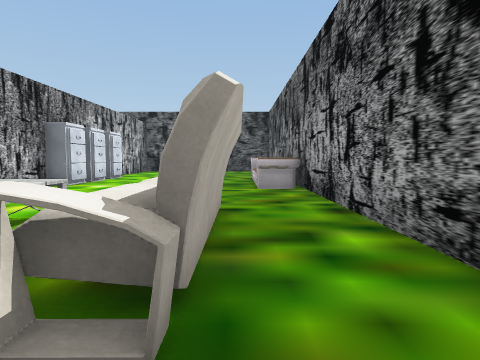
view 1 (above)

22 first-person views from a walk through a Unity game level. The camera is 1.5 m above the floor, tilts 4° down and sees 75° across. Doors are open. The floor is counted in squares, 2 m on a side. Each view is taken from the middle of a square. On the plan, view 1 faces up. The plan holds only what a view shows up to about 10 squares ahead; the rest is blank. The place goes on beyond the plan. The player is left out. Some surface patterns are stand-ins.

view 2
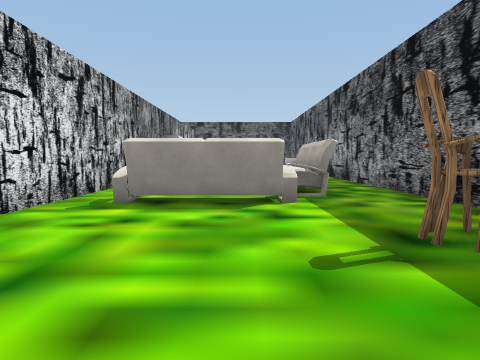

view 3
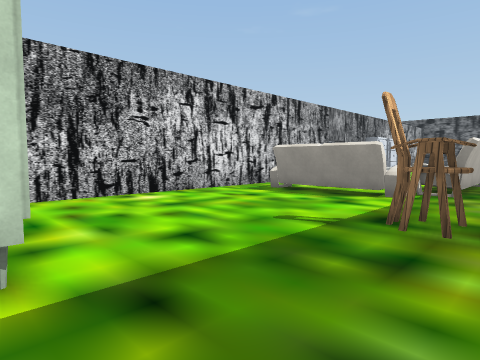

view 4
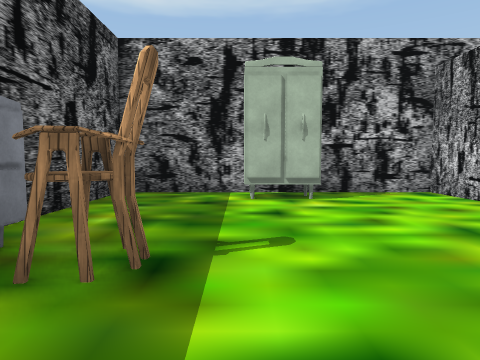

view 5
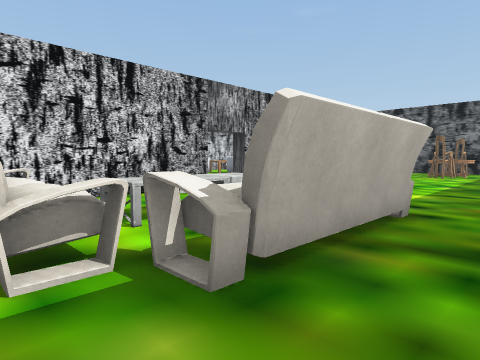

view 6
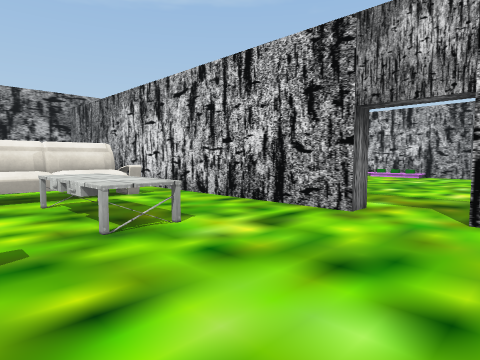

view 7
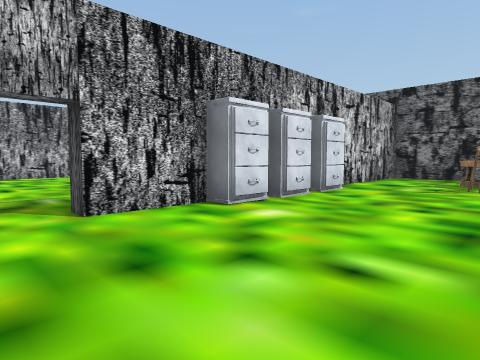

view 8
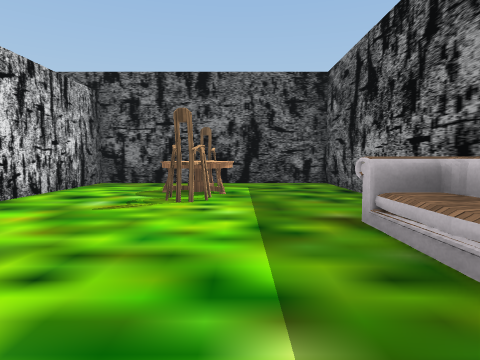

view 9
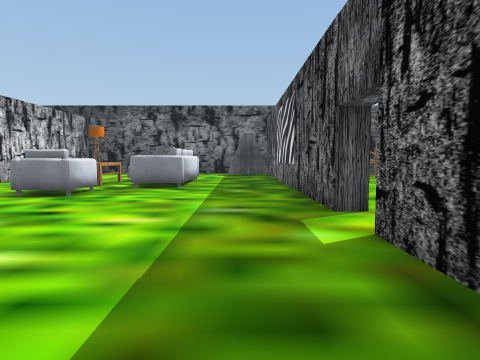

view 10
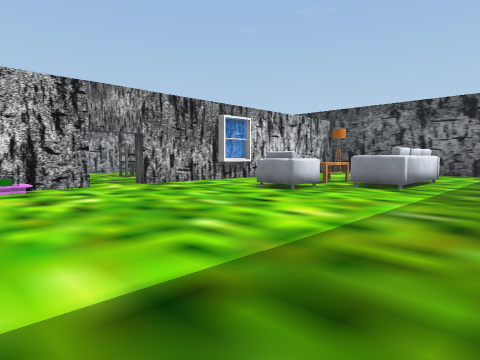

view 11
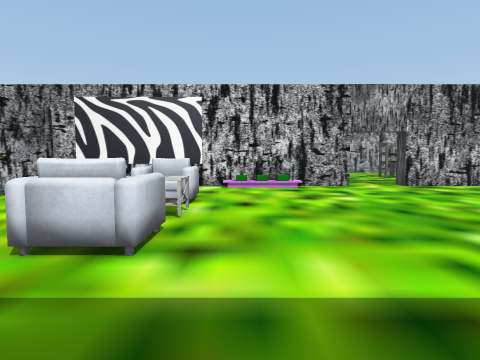

view 12
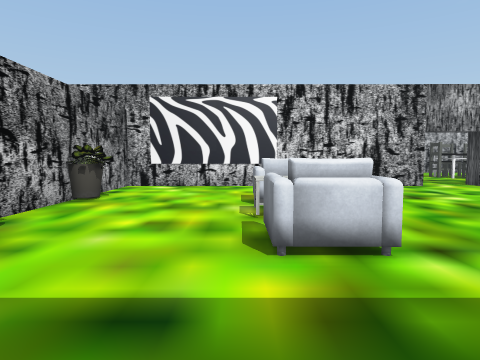

view 13
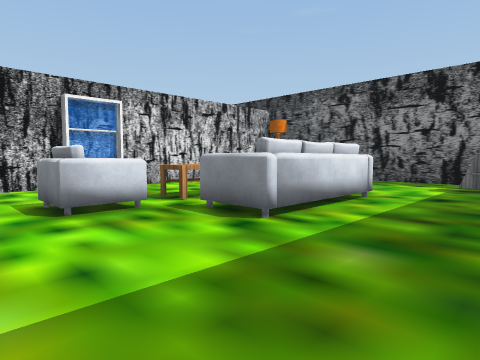

view 14
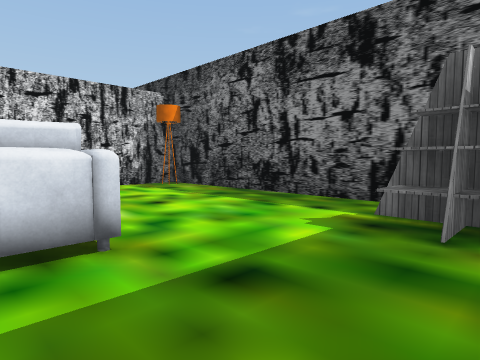

view 15
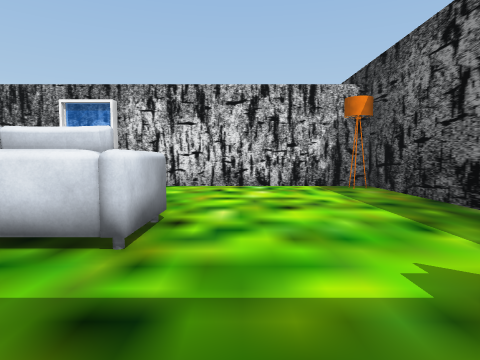

view 16
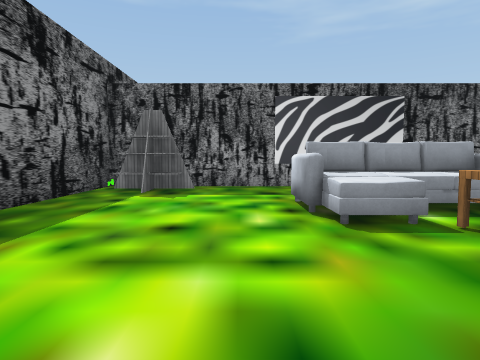

view 17
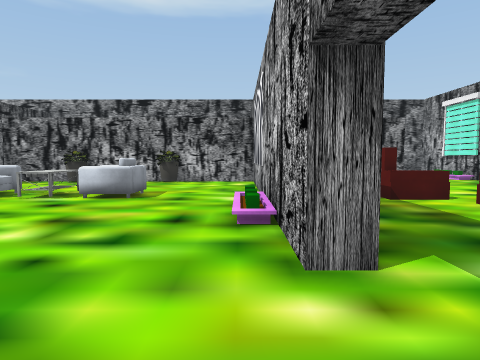

view 18
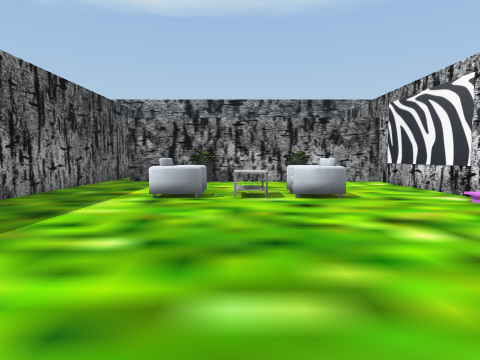

view 19
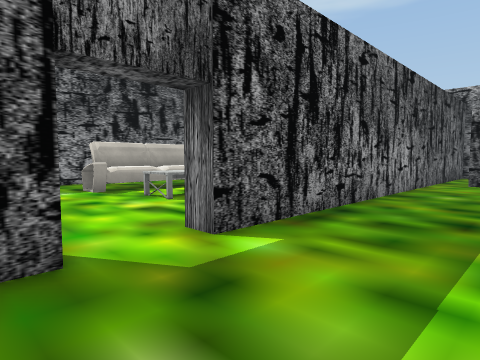

view 20
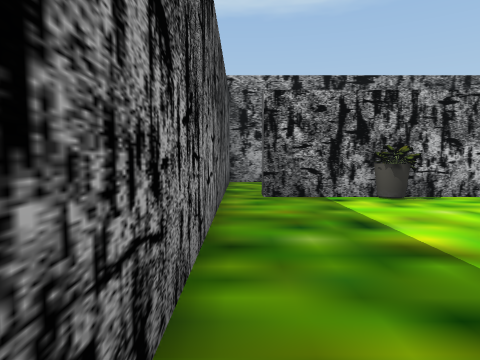

view 21
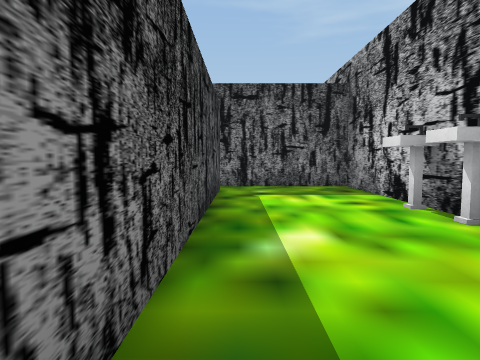

view 22
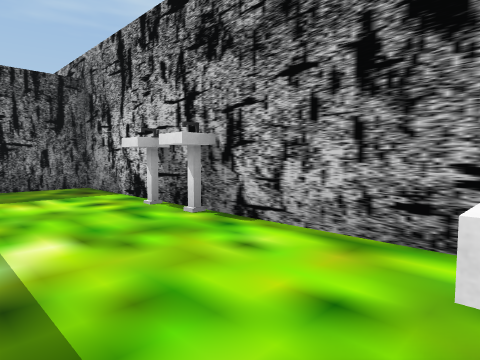

### Floor plan
Points are (right, up) in squares from view 1. A wall is a line through its corners. A room is listed if a view was taken in it or the views show most of it. See-through windows are left out.
Room 1 (views 1, 2, 3, 4, 5)
walls: (1.6, -0.4) (1.6, 1.6); (1.6, -6.5) (1.6, -3.8); (-5.2, 1) (-5.2, -6.9) (1.4, -6.9)
ways out: opening at (0.5, 2) to room 2
objects: other object (-4, 0) to (-2, 1); closet (-2, -6); chair (0, -2); mirror (1, -2)
Room 2 (views 6, 7, 8, 9, 10, 11, 12, 13, 14, 15, 16, 17, 18, 19, 20)
walls: (-5.2, 8.5) (-5.2, 6.4) (-5.7, 6.4) (-5.7, 8.5); (-5.7, 10.4) (-5.7, 15.3); (-14.4, 9.1) (-14.4, 6.4); (0.5, 9.9) (0.3, 11.7); (-14.4, 10.8) (-14.4, 9.8); (-14.4, 5) (-14.4, -3) (-12.4, -3); (1.2, 7.4) (0.4, 7.4); (0.5, 11.4) (0.5, 11.9); (1.2, 10.8) (1.2, 11.4); (1.6, 11.4) (1.6, 17.5) (-5.2, 17.5) (-5.2, 13.2); (-5.7, 17.5) (-14.4, 17.5) (-14.4, 10.9); (-5.7, -2.4) (-5.7, 5) (-5.2, 5); (1.6, 1.6) (1.6, 9); (-8.5, -3) (-6.5, -3); (-11.4, -3) (-9.5, -3)
low walls: (0.5, 10) (0.5, 10.6); (0.4, 10.8) (0.5, 11.3); (1.2, 7.6) (0.4, 7.6)
ways out: opening at (0.5, 2) to room 1; opening at (-6, -3) to room 3; opening at (-4, 5) to room 4; open door at (-14.5, 5.5); open door at (-5, 5.5)
objects: plant (-14, 2); other object (-14, 17); table (-11, 1) to (-10, 1); other object (-11, 9); table (-11, 11); other object (-10, 10) to (-9, 13); other object (-9, 1); shelf (-7, 15) to (-6, 16); closet (-5, 9); closet (-5, 10); closet (-5, 12); chair (-2, 14); table (-2, 15); chair (-2, 16); other object (-1, 2) to (0, 4)
Room 3 (views 21, 22)
walls: (-9.5, -3) (-8.5, -3); (-8.6, -6.9) (-5.7, -6.9) (-5.7, -2.4); (-12.4, -3) (-11.4, -3); (-6.8, -3.5) (-13.5, -3.5); (-6.5, -3) (-6.5, -3.5); (-13.8, -6.9) (-10.5, -6.9)
ways out: opening at (-6, -3) to room 2
objects: other object (-14, -5); pot (-12, -4); other object (-9, -4); pot (-9, -3)
Room 4 (no view inside)
walls: (-5.2, 5) (-5.2, 1)
ways out: opening at (-4, 5) to room 2
objects: table (-3, 2) to (-3, 3)

Where each view was taken, in squares from view 1:
view 1: 0 up, 0 right, facing up
view 2: 5 down, 2 left, facing up
view 3: 6 down, 1 right, facing up-left
view 4: 0 up, 1 left, facing down
view 5: 0 up, 1 right, facing up-left
view 6: 7 up, 1 left, facing down-left
view 7: 5 up, 1 left, facing up-left
view 8: 8 up, 1 left, facing up
view 9: 2 up, 7 left, facing up
view 10: 2 up, 6 left, facing up-left
view 11: 2 up, 6 left, facing left
view 12: 0 up, 6 left, facing left
view 13: 7 up, 6 left, facing up-left
view 14: 12 up, 6 left, facing up-left
view 15: 14 up, 6 left, facing left
view 16: 14 up, 14 left, facing right
view 17: 7 up, 14 left, facing down
view 18: 7 up, 10 left, facing down
view 19: 7 up, 8 left, facing down-right
view 20: 3 up, 6 left, facing down
view 21: 4 down, 14 left, facing right
view 22: 4 down, 14 left, facing down-right
